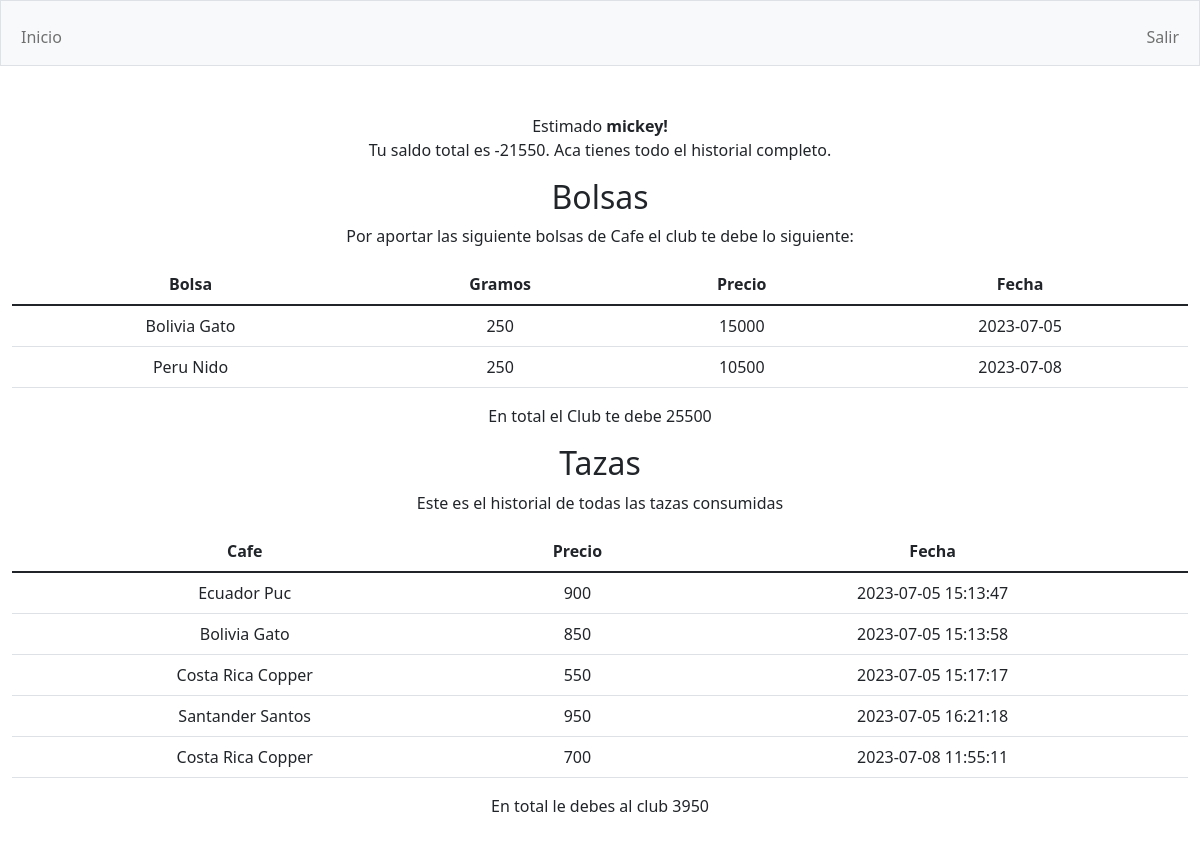
The page /factura (signed in) on the database as committed earlier.
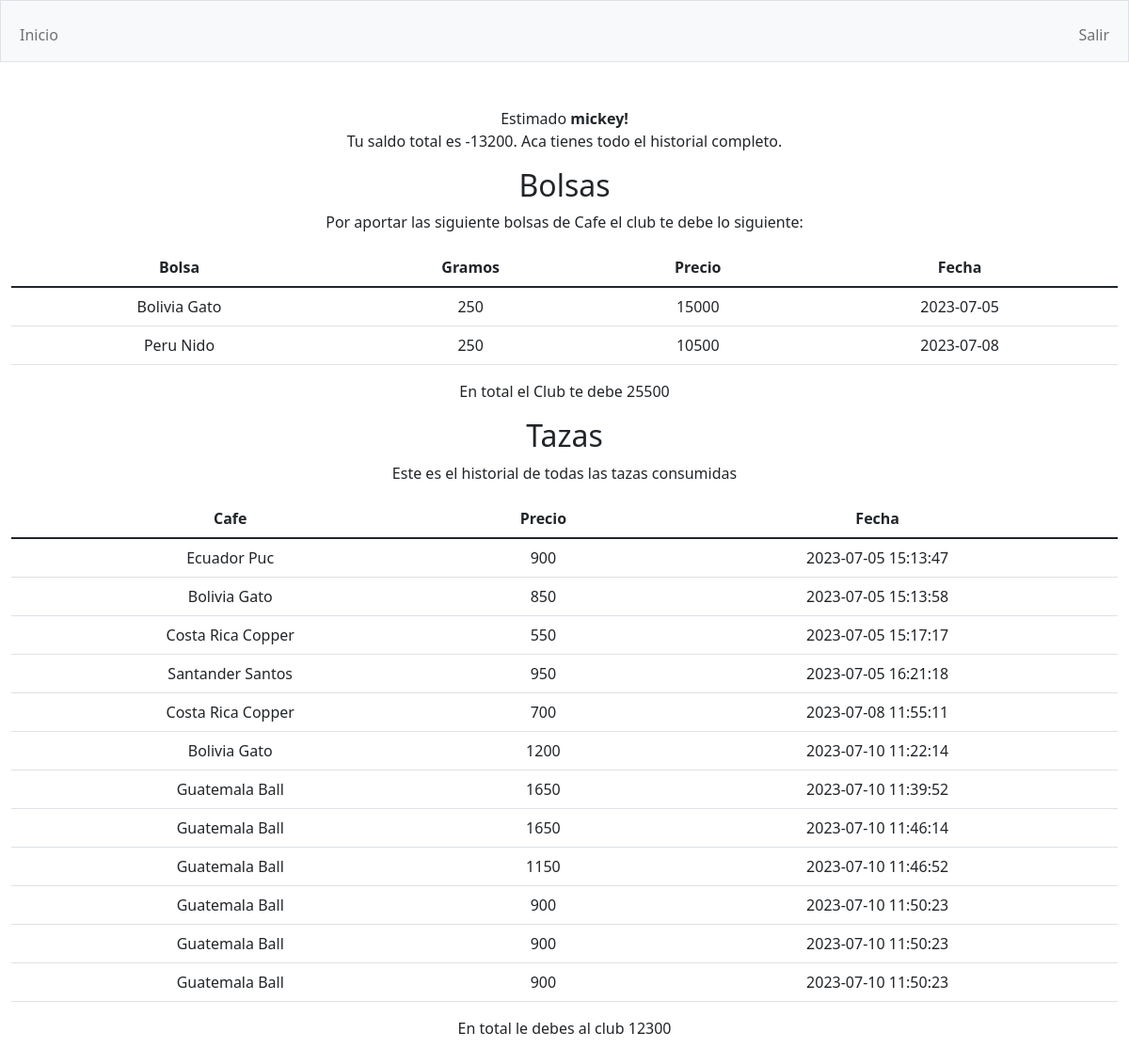
The same page on the database as committed later.
### tables this page shows
CREATE TABLE users (id INTEGER PRIMARY KEY AUTOINCREMENT NOT NULL, username TEXT NOT NULL, hash TEXT NOT NULL);

CREATE TABLE bolsas ( id INTEGER PRIMARY KEY AUTOINCREMENT NOT NULL, user_id INTEGER, origin TEXT, price INTEGER, grams INTEGER, toaster TEXT NOT NULL, date DATE, active TEXT NOT NULL, FOREIGN KEY(user_id) REFERENCES users(id));

CREATE TABLE rondas ( id INTEGER PRIMARY KEY AUTOINCREMENT NOT NULL, prensa_id INTEGER, bolsa_id INTEGER, cost INTEGER, date DATETIME, FOREIGN KEY(bolsa_id) REFERENCES bolsas(id), FOREIGN KEY(prensa_id) REFERENCES prensas(id));

### app.py (the view)
@app.route("/factura")
@login_required
def factura():
    bolsas = db.execute("SELECT origin, toaster, price AS precio, date AS fecha, grams AS gramos FROM bolsas JOIN users ON bolsas.user_id = users.id WHERE users.id=?", session["user_id"])
    tazas = db.execute("SELECT origin, toaster, cost, rondas.date AS fecha FROM rondas JOIN bolsas ON rondas.bolsa_id = bolsas.id JOIN incidencias ON incidencias.ronda_id = rondas.id JOIN users ON incidencias.user_id = users.id WHERE users.id = ? ", session["user_id"])
    bono = db.execute("SELECT SUM(price) FROM bolsas WHERE user_id=?", session["user_id"])[0]["SUM(price)"]
    total_tazas = db.execute("SELECT SUM(cost) FROM rondas JOIN incidencias ON incidencias.ronda_id = rondas.id WHERE incidencias.user_id = ? ", session["user_id"])[0]["SUM(cost)"]
    total_final = int(total_tazas)-int(bono)
    return render_template("factura.html", bolsas = bolsas, tazas = tazas, username = username(session["user_id"]), bono = bono, total_tazas = total_tazas, total_final = total_final )

### app.py (called while the page is built)
@app.after_request
def after_request(response):
    response.headers["Cache-Control"] = "no-cache, no-store, must-revalidate"
    response.headers["Expires"] = 0
    response.headers["Pragma"] = "no-cache"
    return response

### helpers.py (called while the page is built)
def login_required(f):
    @wraps(f)
    def decorated_function(*args, **kwargs):
        if session.get("user_id") is None:
            return redirect("/login")
        return f(*args, **kwargs)
    return decorated_function

def username(n):
    query = db.execute("SELECT username FROM users WHERE id=?", n)
    return query[0]["username"]

### templates/factura.html (shortened to what this page needs)
{% extends "layout.html" %}
{% block main %}
<p> Estimado <b>{{username}}! </b> <br>
Tu saldo total es {{total_final}}.
Aca tienes todo el historial completo.
</p>
{% if bolsas %}
<h2> Bolsas  </h2>
<p> Por aportar las siguiente bolsas de Cafe el club te debe lo siguiente:</p>
<table class="table">
	<thead class="thead-dark">
	<tr>
		<th scope="col"> Bolsa </th>
		<th scope="col"> Gramos  </th>
		<th scope="col"> Precio  </th>
		<th scope="col"> Fecha </th>
	</tr>
	</thead>
	<tbody>
		{% for bolsa in bolsas %}
		<tr>
		<td> {{ bolsa.origin }} {{ bolsa.toaster }} </td>
		<td> {{ bolsa.gramos }}</td>
		<td> {{ bolsa.precio }} </td>
		<td> {{ bolsa.fecha.split(' ')[0] }} </td>
		</tr>
		{% endfor %}
	</tbody>
</table>
<p>En total el Club te debe {{bono}}</p>
{% endif %}
<h2> Tazas  </h2>
<p> Este es el historial de todas las tazas consumidas </p>
<table class="table">
	<thead class="thead-dark">
	<tr>
		<th scope="col"> Cafe </th>
		<th scope="col"> Precio  </th>
		<th scope="col"> Fecha </th>
	</tr>
	</thead>
	<tbody>
		{% for taza in tazas %}
		<tr>
		<td> {{ taza.origin }} {{ taza.toaster }} </td>
		<td> {{ taza.cost }}</td>
		<td> {{ taza.fecha }} </td>
		</tr>
		{% endfor %}
	</tbody>
</table>
<p>En total le debes al club {{total_tazas}}</p>
{% endblock %}

### templates/layout.html (shortened to what this page needs)
<!DOCTYPE html>
<html lang="en">
    <head>
        <link href="https://cdn.jsdelivr.net/npm/bootstrap@5.1.3/dist/css/bootstrap.min.css" rel="stylesheet">
        <link href="/static/styles.css" rel="stylesheet">
    </head>
    <body>
        <nav class="bg-light border navbar navbar-expand-md navbar-light">
            <div class="container-fluid">
                <div class="collapse navbar-collapse" id="navbar">
                    {% if session["user_id"] %}
                        <ul class="navbar-nav me-auto mt-2">
                            <li class="nav-item"><a class="nav-link" href="/">Inicio</a></li>
                        </ul>
                        <ul class="navbar-nav ms-auto mt-2">
                            <li class="nav-item"><a class="nav-link" href="/logout">Salir</a></li>
                        </ul>
                    {% else %}
                        <ul class="navbar-nav ms-auto mt-2">
                            <li class="nav-item"><a class="nav-link" href="/register">Registrar</a></li>
                            <li class="nav-item"><a class="nav-link" href="/login">Entrar</a></li>
                        </ul>
                    {% endif %}
                </div>
            </div>
        </nav>
        <main class="container-fluid py-5 text-center">
            {% block main %}{% endblock %}
        </main>
    </body>
</html>

Rows that differ between the two databases and show on the page:
added rondas: origin "Bolivia", toaster "Gato", cost "1200", fecha "2023-07-10 11:22:14"
added rondas: origin "Guatemala", toaster "Ball", cost "1650", fecha "2023-07-10 11:39:52"
added rondas: origin "Guatemala", toaster "Ball", cost "1650", fecha "2023-07-10 11:46:14"
added rondas: origin "Guatemala", toaster "Ball", cost "1150", fecha "2023-07-10 11:46:52"
added rondas: origin "Guatemala", toaster "Ball", cost "900", fecha "2023-07-10 11:50:23"
Other text that changed with them:
{{ total_final }}: "-21550" → "-13200"
{{ total_tazas }}: "3950" → "12300"
